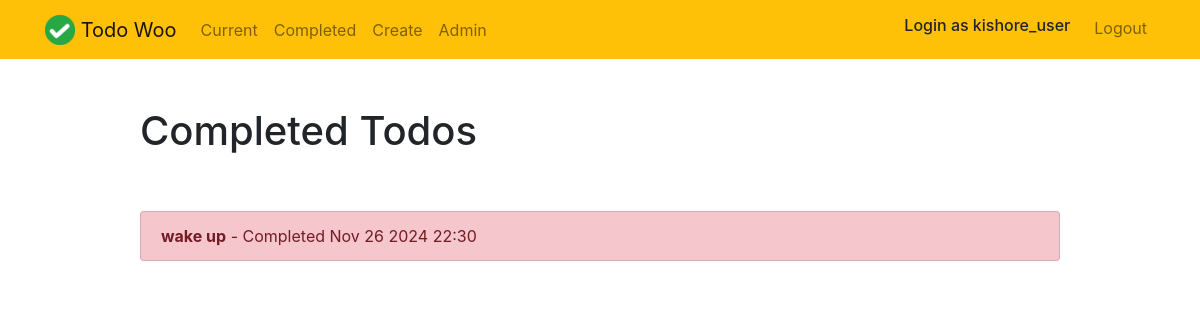
The app's page /completed/ (signed in), older data.
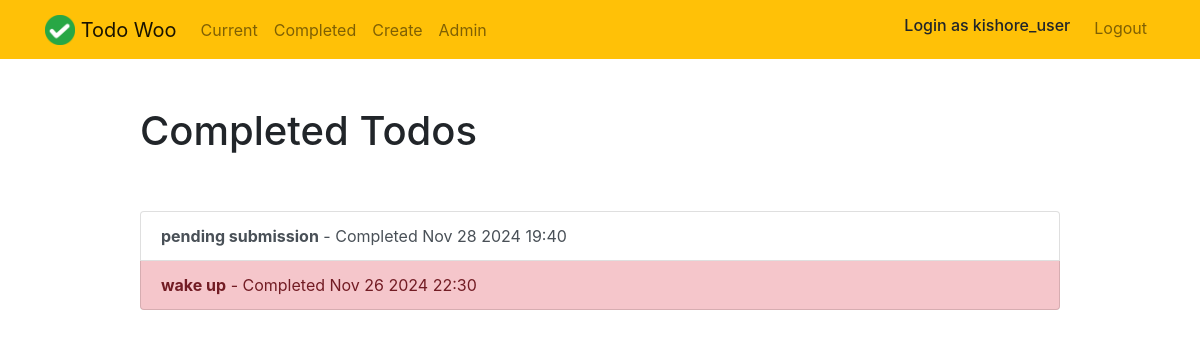
The same page, newer data.
### todo/models.py (models this page shows, shortened)
class Todo(models.Model): # 'Todo' is database for user task management.
    title = models.CharField(max_length=100) # Attributes name of databse and its type.
    memo = models.TextField(blank= True)
    created = models.DateTimeField(auto_now_add=True)
    important = models.BooleanField(default=False)
    datecompleted = models.DateTimeField(null=True, blank= True)
    user = models.ForeignKey(User, on_delete=models.CASCADE)

### todo/decorators.py (the view)
    def wrapper_function(request, *args, **kwargs): # 'wrapper_sunction' is current url function
        group = None
        if request.user.groups.exists(): # if user in group (we can create group and access the group in django admine site)
            group = request.user.groups.all()[0].name # Getting the groups name where it is presents and just taking first one by slicing method '[0]'
            if group == "site_users":
                return view_func(request, *args, **kwargs) # its True we allow to call url function what to be call by user.
        if request.user.is_superuser: # if user is admin
            messages.warning(request, "You cant acess this page")# its True send warning message, used <scrip> alert(messages) </script> in adminpage.html
            return redirect('admin')
        print(group)

### todo/views.py (called while the page is built)
@login_required
@useronly
def completed(request):# This function helps to show user completed tasks.
    todos = Todo.objects.filter(user= request.user, datecompleted__isnull = False).order_by('-datecompleted') # Filter() function used to fetch the completed task by the current user
    return render(request, 'todo/completed.html', {'todos': todos})

### todo/templates/todo/completed.html
{% extends "todo/base.html" %}
{% block content %}
    <div class="row justify-content-center mt-5">
        <div class="col-md-10">
            <h1>Completed Todos</h1>
        </div>
    </div>
    <div class="row justify-content-center mt-5">
        <div class="col-md-10">
            <div class="list-group">
                {% for todo in todos %}
                    <a href="{% url 'viewtodo' todo.id %}" class="list-group-item list-group-item-action{% if todo.important %} list-group-item-danger{% endif %}"><b>{{ todo.title }}</b> - Completed {{ todo.datecompleted|date:'M j Y H:i' }}</a>
                {% endfor %}
            </div>
        </div>
    </div>
{% endblock %}

Row changes from the older to the newer data that the page shows:
now on this page (row edited): Todo: title "pending submission", datecompleted "Nov 28 2024 19:40", important False (drawn)
